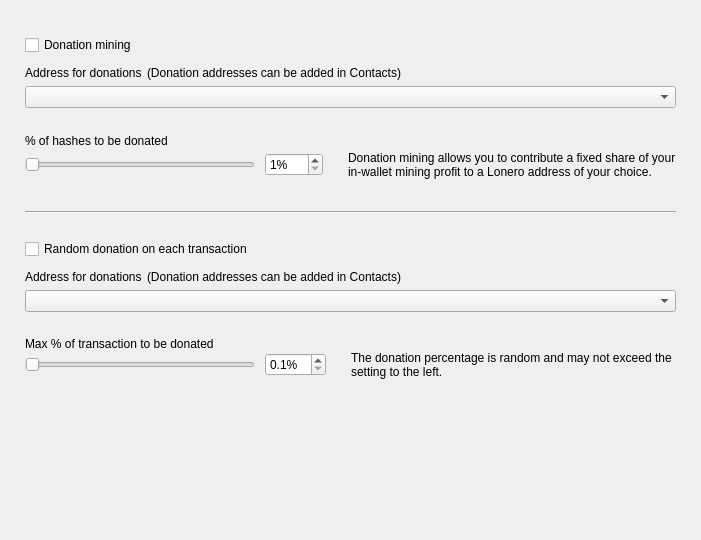
<?xml version="1.0" encoding="UTF-8"?>
<ui version="4.0">
 <class>DonationOptionsFrame</class>
 <widget class="QFrame" name="DonationOptionsFrame">
  <property name="geometry">
   <rect>
    <x>0</x>
    <y>0</y>
    <width>701</width>
    <height>540</height>
   </rect>
  </property>
  <property name="windowTitle">
   <string>Frame</string>
  </property>
  <property name="frameShape">
   <enum>QFrame::NoFrame</enum>
  </property>
  <property name="frameShadow">
   <enum>QFrame::Raised</enum>
  </property>
  <layout class="QVBoxLayout" name="verticalLayout">
   <property name="spacing">
    <number>10</number>
   </property>
   <property name="leftMargin">
    <number>25</number>
   </property>
   <property name="topMargin">
    <number>35</number>
   </property>
   <property name="rightMargin">
    <number>25</number>
   </property>
   <property name="bottomMargin">
    <number>0</number>
   </property>
   <item>
    <widget class="QCheckBox" name="m_enableDonationMiningCheck">
     <property name="text">
      <string>Donation mining</string>
     </property>
    </widget>
   </item>
   <item>
    <widget class="QFrame" name="m_donationMiningFrame">
     <property name="frameShape">
      <enum>QFrame::NoFrame</enum>
     </property>
     <property name="frameShadow">
      <enum>QFrame::Raised</enum>
     </property>
     <layout class="QGridLayout" name="gridLayout" columnstretch="1,0,0,1">
      <property name="leftMargin">
       <number>0</number>
      </property>
      <property name="topMargin">
       <number>0</number>
      </property>
      <property name="rightMargin">
       <number>0</number>
      </property>
      <property name="bottomMargin">
       <number>0</number>
      </property>
      <property name="horizontalSpacing">
       <number>10</number>
      </property>
      <property name="verticalSpacing">
       <number>0</number>
      </property>
      <item row="2" column="0" colspan="4">
       <widget class="QComboBox" name="m_donationMiningAddressCombo"/>
      </item>
      <item row="3" column="0" colspan="4">
       <spacer name="verticalSpacer_2">
        <property name="orientation">
         <enum>Qt::Vertical</enum>
        </property>
        <property name="sizeType">
         <enum>QSizePolicy::Fixed</enum>
        </property>
        <property name="sizeHint" stdset="0">
         <size>
          <width>20</width>
          <height>25</height>
         </size>
        </property>
       </spacer>
      </item>
      <item row="4" column="0" colspan="4">
       <widget class="WalletGui::WalletNormalBlackTextLabel" name="label_2">
        <property name="minimumSize">
         <size>
          <width>0</width>
          <height>16</height>
         </size>
        </property>
        <property name="text">
         <string>% of hashes to be donated</string>
        </property>
        <property name="indent">
         <number>0</number>
        </property>
       </widget>
      </item>
      <item row="5" column="1">
       <widget class="QSpinBox" name="m_donationMiningAmountSpin">
        <property name="suffix">
         <string>%</string>
        </property>
        <property name="minimum">
         <number>1</number>
        </property>
        <property name="maximum">
         <number>100</number>
        </property>
       </widget>
      </item>
      <item row="5" column="0">
       <widget class="QSlider" name="m_donationMiningAmountSlider">
        <property name="maximumSize">
         <size>
          <width>230</width>
          <height>16777215</height>
         </size>
        </property>
        <property name="minimum">
         <number>1</number>
        </property>
        <property name="maximum">
         <number>100</number>
        </property>
        <property name="orientation">
         <enum>Qt::Horizontal</enum>
        </property>
       </widget>
      </item>
      <item row="5" column="2">
       <spacer name="horizontalSpacer">
        <property name="orientation">
         <enum>Qt::Horizontal</enum>
        </property>
        <property name="sizeType">
         <enum>QSizePolicy::Fixed</enum>
        </property>
        <property name="sizeHint" stdset="0">
         <size>
          <width>5</width>
          <height>20</height>
         </size>
        </property>
       </spacer>
      </item>
      <item row="5" column="3" alignment="Qt::AlignVCenter">
       <widget class="WalletGui::WalletSmallGrayTextLabel" name="m_donationMiningCommentLabel">
        <property name="minimumSize">
         <size>
          <width>0</width>
          <height>32</height>
         </size>
        </property>
        <property name="text">
         <string>Donation mining allows you to contribute a fixed share of your in-wallet mining profit to a Lonero address of your choice.</string>
        </property>
        <property name="wordWrap">
         <bool>true</bool>
        </property>
        <property name="indent">
         <number>0</number>
        </property>
       </widget>
      </item>
      <item row="1" column="0" colspan="4">
       <spacer name="verticalSpacer_6">
        <property name="orientation">
         <enum>Qt::Vertical</enum>
        </property>
        <property name="sizeType">
         <enum>QSizePolicy::Fixed</enum>
        </property>
        <property name="sizeHint" stdset="0">
         <size>
          <width>20</width>
          <height>5</height>
         </size>
        </property>
       </spacer>
      </item>
      <item row="0" column="0" colspan="4">
       <layout class="QHBoxLayout" name="horizontalLayout" stretch="0,1">
        <property name="spacing">
         <number>5</number>
        </property>
        <property name="leftMargin">
         <number>0</number>
        </property>
        <item>
         <widget class="WalletGui::WalletNormalBlackTextLabel" name="label">
          <property name="minimumSize">
           <size>
            <width>0</width>
            <height>16</height>
           </size>
          </property>
          <property name="text">
           <string>Address for donations</string>
          </property>
          <property name="indent">
           <number>0</number>
          </property>
         </widget>
        </item>
        <item>
         <widget class="WalletGui::WalletSmallGrayTextLabel" name="label_5">
          <property name="text">
           <string>(Donation addresses can be added in Contacts)</string>
          </property>
         </widget>
        </item>
       </layout>
      </item>
     </layout>
    </widget>
   </item>
   <item>
    <spacer name="verticalSpacer_3">
     <property name="orientation">
      <enum>Qt::Vertical</enum>
     </property>
     <property name="sizeType">
      <enum>QSizePolicy::Fixed</enum>
     </property>
     <property name="sizeHint" stdset="0">
      <size>
       <width>20</width>
       <height>20</height>
      </size>
     </property>
    </spacer>
   </item>
   <item>
    <widget class="Line" name="line">
     <property name="frameShadow">
      <enum>QFrame::Sunken</enum>
     </property>
     <property name="orientation">
      <enum>Qt::Horizontal</enum>
     </property>
    </widget>
   </item>
   <item>
    <spacer name="verticalSpacer_4">
     <property name="orientation">
      <enum>Qt::Vertical</enum>
     </property>
     <property name="sizeType">
      <enum>QSizePolicy::Fixed</enum>
     </property>
     <property name="sizeHint" stdset="0">
      <size>
       <width>20</width>
       <height>15</height>
      </size>
     </property>
    </spacer>
   </item>
   <item>
    <widget class="QCheckBox" name="m_enableDonationChangeCheck">
     <property name="text">
      <string>Random donation on each transaction</string>
     </property>
    </widget>
   </item>
   <item>
    <widget class="QFrame" name="m_donationChangeFrame">
     <property name="frameShape">
      <enum>QFrame::NoFrame</enum>
     </property>
     <property name="frameShadow">
      <enum>QFrame::Raised</enum>
     </property>
     <layout class="QGridLayout" name="gridLayout_2" columnstretch="1,0,0,1">
      <property name="leftMargin">
       <number>0</number>
      </property>
      <property name="topMargin">
       <number>0</number>
      </property>
      <property name="rightMargin">
       <number>0</number>
      </property>
      <property name="bottomMargin">
       <number>0</number>
      </property>
      <property name="horizontalSpacing">
       <number>10</number>
      </property>
      <property name="verticalSpacing">
       <number>0</number>
      </property>
      <item row="3" column="0" colspan="4">
       <spacer name="verticalSpacer_5">
        <property name="orientation">
         <enum>Qt::Vertical</enum>
        </property>
        <property name="sizeType">
         <enum>QSizePolicy::Fixed</enum>
        </property>
        <property name="sizeHint" stdset="0">
         <size>
          <width>20</width>
          <height>25</height>
         </size>
        </property>
       </spacer>
      </item>
      <item row="4" column="0" colspan="4">
       <widget class="WalletGui::WalletNormalBlackTextLabel" name="label_3">
        <property name="text">
         <string>Max % of transaction to be donated</string>
        </property>
        <property name="indent">
         <number>0</number>
        </property>
       </widget>
      </item>
      <item row="5" column="0">
       <widget class="QSlider" name="m_donationChangeAmountSlider">
        <property name="maximumSize">
         <size>
          <width>230</width>
          <height>16777215</height>
         </size>
        </property>
        <property name="minimum">
         <number>1</number>
        </property>
        <property name="maximum">
         <number>100</number>
        </property>
        <property name="orientation">
         <enum>Qt::Horizontal</enum>
        </property>
       </widget>
      </item>
      <item row="2" column="0" colspan="4">
       <widget class="QComboBox" name="m_donationChangeAddressCombo"/>
      </item>
      <item row="5" column="3" alignment="Qt::AlignVCenter">
       <widget class="WalletGui::WalletSmallGrayTextLabel" name="m_donationChangeCommentLabel">
        <property name="text">
         <string>The donation percentage is random and may not exceed the setting to the left.</string>
        </property>
        <property name="wordWrap">
         <bool>true</bool>
        </property>
        <property name="indent">
         <number>0</number>
        </property>
       </widget>
      </item>
      <item row="5" column="1">
       <widget class="QDoubleSpinBox" name="m_donationChangeAmountSpin">
        <property name="suffix">
         <string>%</string>
        </property>
        <property name="decimals">
         <number>1</number>
        </property>
        <property name="minimum">
         <double>0.100000000000000</double>
        </property>
        <property name="maximum">
         <double>10.000000000000000</double>
        </property>
        <property name="singleStep">
         <double>0.100000000000000</double>
        </property>
       </widget>
      </item>
      <item row="5" column="2">
       <spacer name="horizontalSpacer_2">
        <property name="orientation">
         <enum>Qt::Horizontal</enum>
        </property>
        <property name="sizeType">
         <enum>QSizePolicy::Fixed</enum>
        </property>
        <property name="sizeHint" stdset="0">
         <size>
          <width>5</width>
          <height>20</height>
         </size>
        </property>
       </spacer>
      </item>
      <item row="1" column="0" colspan="4">
       <spacer name="verticalSpacer_7">
        <property name="orientation">
         <enum>Qt::Vertical</enum>
        </property>
        <property name="sizeType">
         <enum>QSizePolicy::Fixed</enum>
        </property>
        <property name="sizeHint" stdset="0">
         <size>
          <width>20</width>
          <height>5</height>
         </size>
        </property>
       </spacer>
      </item>
      <item row="0" column="0" colspan="4">
       <layout class="QHBoxLayout" name="horizontalLayout_2" stretch="0,1">
        <property name="spacing">
         <number>5</number>
        </property>
        <property name="leftMargin">
         <number>0</number>
        </property>
        <item>
         <widget class="WalletGui::WalletNormalBlackTextLabel" name="label_4">
          <property name="minimumSize">
           <size>
            <width>0</width>
            <height>16</height>
           </size>
          </property>
          <property name="text">
           <string>Address for donations</string>
          </property>
          <property name="indent">
           <number>0</number>
          </property>
         </widget>
        </item>
        <item>
         <widget class="WalletGui::WalletSmallGrayTextLabel" name="label_6">
          <property name="text">
           <string>(Donation addresses can be added in Contacts)</string>
          </property>
         </widget>
        </item>
       </layout>
      </item>
     </layout>
    </widget>
   </item>
   <item>
    <spacer name="verticalSpacer">
     <property name="orientation">
      <enum>Qt::Vertical</enum>
     </property>
     <property name="sizeType">
      <enum>QSizePolicy::Expanding</enum>
     </property>
     <property name="sizeHint" stdset="0">
      <size>
       <width>20</width>
       <height>10</height>
      </size>
     </property>
    </spacer>
   </item>
  </layout>
 </widget>
 <customwidgets>
  <customwidget>
   <class>WalletGui::WalletSmallGrayTextLabel</class>
   <extends>QLabel</extends>
   <header>Gui/Common/WalletTextLabel.h</header>
  </customwidget>
  <customwidget>
   <class>WalletGui::WalletNormalBlackTextLabel</class>
   <extends>QLabel</extends>
   <header>Gui/Common/WalletTextLabel.h</header>
  </customwidget>
 </customwidgets>
 <resources/>
 <connections>
  <connection>
   <sender>m_enableDonationMiningCheck</sender>
   <signal>toggled(bool)</signal>
   <receiver>m_donationMiningFrame</receiver>
   <slot>setEnabled(bool)</slot>
   <hints>
    <hint type="sourcelabel">
     <x>353</x>
     <y>41</y>
    </hint>
    <hint type="destinationlabel">
     <x>350</x>
     <y>115</y>
    </hint>
   </hints>
  </connection>
  <connection>
   <sender>m_donationMiningAmountSlider</sender>
   <signal>valueChanged(int)</signal>
   <receiver>DonationOptionsFrame</receiver>
   <slot>donationMiningAmountChanged(int)</slot>
   <hints>
    <hint type="sourcelabel">
     <x>187</x>
     <y>155</y>
    </hint>
    <hint type="destinationlabel">
     <x>350</x>
     <y>269</y>
    </hint>
   </hints>
  </connection>
  <connection>
   <sender>m_donationMiningAmountSpin</sender>
   <signal>valueChanged(int)</signal>
   <receiver>DonationOptionsFrame</receiver>
   <slot>donationMiningAmountChanged(int)</slot>
   <hints>
    <hint type="sourcelabel">
     <x>391</x>
     <y>155</y>
    </hint>
    <hint type="destinationlabel">
     <x>350</x>
     <y>269</y>
    </hint>
   </hints>
  </connection>
  <connection>
   <sender>m_enableDonationChangeCheck</sender>
   <signal>toggled(bool)</signal>
   <receiver>m_donationChangeFrame</receiver>
   <slot>setEnabled(bool)</slot>
   <hints>
    <hint type="sourcelabel">
     <x>353</x>
     <y>237</y>
    </hint>
    <hint type="destinationlabel">
     <x>350</x>
     <y>328</y>
    </hint>
   </hints>
  </connection>
  <connection>
   <sender>m_donationChangeAmountSlider</sender>
   <signal>valueChanged(int)</signal>
   <receiver>DonationOptionsFrame</receiver>
   <slot>donationChangeAmountChanged(int)</slot>
   <hints>
    <hint type="sourcelabel">
     <x>187</x>
     <y>385</y>
    </hint>
    <hint type="destinationlabel">
     <x>350</x>
     <y>269</y>
    </hint>
   </hints>
  </connection>
  <connection>
   <sender>m_donationChangeAmountSpin</sender>
   <signal>valueChanged(double)</signal>
   <receiver>DonationOptionsFrame</receiver>
   <slot>donationChangeAmountChanged(double)</slot>
   <hints>
    <hint type="sourcelabel">
     <x>433</x>
     <y>353</y>
    </hint>
    <hint type="destinationlabel">
     <x>350</x>
     <y>269</y>
    </hint>
   </hints>
  </connection>
 </connections>
 <slots>
  <slot>donationMiningAmountChanged(int)</slot>
  <slot>donationChangeAmountChanged(int)</slot>
  <slot>donationChangeAmountChanged(double)</slot>
 </slots>
</ui>
